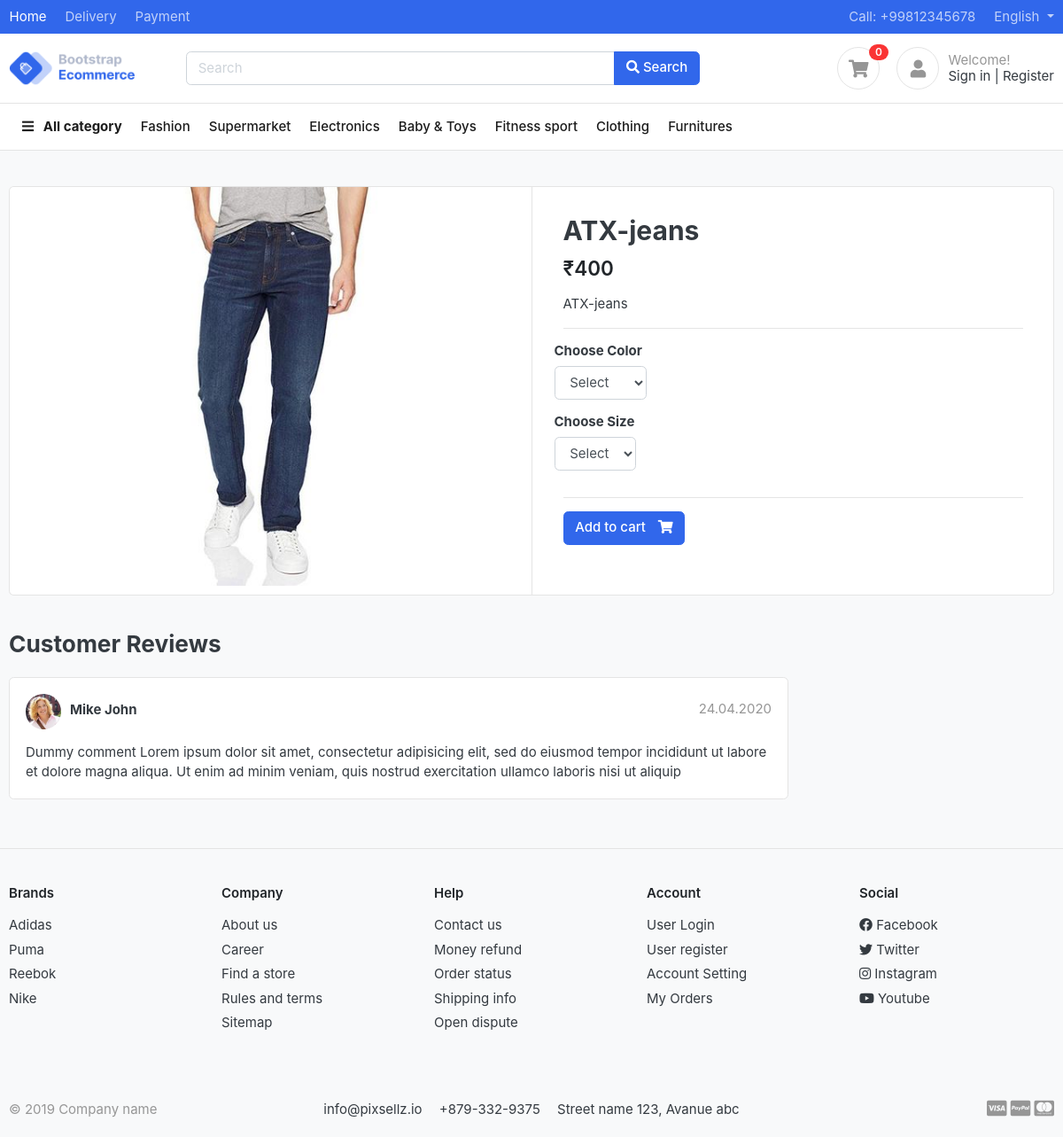
/store/category/jeans/atx-jeans/, run on the app's committed database.
### product_store/models.py (models this page shows, shortened)
class Product(models.Model):
    product_name = models.CharField(max_length=200, unique=True)
    product_slug = models.SlugField(max_length=200, unique=True)
    product_description = models.TextField(max_length=500, blank=True)
    product_price = models.IntegerField()
    product_image = models.ImageField(upload_to='photos/products')
    product_stock = models.IntegerField()
    product_availability = models.BooleanField(default=True)
    category_name = models.ForeignKey(Product_category, on_delete=models.CASCADE)
    created_at = models.DateTimeField(auto_now_add=True)
    modified_at = models.DateTimeField(auto_now=True)

### product_store/views.py (the view)
# urls.py: path('category/<slug:category_slug>/<slug:product_slug>/', views.product_detail, name='single_product_detail'),
def product_detail(request, category_slug, product_slug):
    try:
        single_product_detail = Product.objects.get(category_name__product_slug=category_slug, product_slug=product_slug)
        in_cart = CartItem.objects.filter(cart__cart_id=_get_cart_id(request), product=single_product_detail).exists()
    except Exception as e:
        raise e
    context = {
        'single_product_detail':single_product_detail,
        'in_cart':in_cart,
    }
    return render(request, 'product_store/product_detail.html', context)

### carts/context_processors.py (called while the page is built)
def counter(request):
    cart_count = 0
    if 'admin' in request.path:
        return {}
    else:
        try:
            cart = Cart.objects.filter(cart_id=_get_cart_id(request))
            cart_items = CartItem.objects.all().filter(cart=cart[:1])
            for cart_item in cart_items:
                cart_count+=cart_item.quantity
        except Cart.DoesNotExist:
            cart_count=0
    return dict(cart_count=cart_count)

### carts/views.py (called while the page is built)
def _get_cart_id(request):
    cart = request.session.session_key
    if not cart:
        cart=request.session.create()
    return cart

### product_category/context_processors.py (called while the page is built)
def menu_links(request):
    links = Product_category.objects.all()
    return dict(links=links)

### product_category/models.py (called while the page is built)
    def get_category_url(self):
        return reverse('products_by_category', args=[self.product_slug])

### product_store/models.py (called while the page is built)
    def colors(self):
        return super(VariationManager, self).filter(variation_category='color', is_active=True)

    def sizes(self):
        return super(VariationManager, self).filter(variation_category='size', is_active=True)

### templates/product_store/product_detail.html (shortened to what this page needs)
{% extends 'base.html' %}
{% load static %}
{% block content %}
<section class="section-content padding-y bg">
    <div class="container">
    <div class="card">
        <div class="row no-gutters">
            <aside class="col-md-6">
    <article class="gallery-wrap">
        <div class="img-big-wrap">
           <a href="#"><img src="{{ single_product_detail.product_image.url }}"></a>
        </div>
    </article>
            </aside>
              <main class="col-md-6 border-left">
      <article class="content-body">
      <h2 class="title">{{ single_product_detail.product_name }}</h2>
      <div class="mb-3">
          <var class="price h4">₹{{ single_product_detail.product_price }}</var>
      </div>
      <p>{{ single_product_detail.product_name }}</p>
      <hr>
          <div class="row">
              <div class="item-option-select">
                  <h6>Choose Color</h6>
                  <select name="color" class="form-control">
                      <option value="" disabled selected>Select</option>
                  </select>
              </div>
          </div>
            <div class="row">
              <div class="item-option-select">
                  <h6>Choose Size</h6>
                  <select name="size" class="form-control">
                      <option value="" disabled selected>Select</option>
                  </select>
              </div>
          </div>
          <hr>
          {% if single_product_detail.product_stock <= 0 %}
            <h5 class='text-danger'>Out of stock</h5>
          {% else %}
            <button type="submit" class="btn  btn-primary"> <span class="text">Add to cart</span> <i class="fas fa-shopping-cart"></i>  </button>
          {% endif %}
      </article>
              </main>
        </div>
    </div>
    <br>
    <div class="row">
                <div class="col-md-9">
        <header class="section-heading">
            <h3>Customer Reviews </h3>
        </header>
        <article class="box mb-3">
            <div class="icontext w-100">
                <img src="./images/avatars/avatar1.jpg" class="img-xs icon rounded-circle">
                <div class="text">
                    <span class="date text-muted float-md-right">24.04.2020 </span>
                    <h6 class="mb-1">Mike John </h6>
                </div>
            </div>
            <div class="mt-3">
                <p>
                    Dummy comment Lorem ipsum dolor sit amet, consectetur adipisicing elit, sed do eiusmod
                    tempor incididunt ut labore et dolore magna aliqua. Ut enim ad minim veniam,
                    quis nostrud exercitation ullamco laboris nisi ut aliquip
                </p>
            </div>
        </article>
        </div>
    </div>
    </div>
    </section>
{% endblock %}

### static/css/ui.css (style rules this page uses)
html { font-family: "Inter", sans-serif; font-size: 15px; }
.content-body { flex: 1 1 auto; padding: 2rem 2.3rem; }
.img-xs, .img-sm, .img-md, .img-lg { -o-object-fit: cover; object-fit: cover; flex-shrink: 0; flex-grow: 0; }
.img-xs { width: 40px; height: 40px; }
.padding-y { padding-top: 40px; padding-bottom: 40px; }
var { font-style: normal; }
article:after, .form-group:after { display: block; clear: both; content: ""; }
.bg { background-color: #f8f9fa; }
.section-heading { margin-bottom: 20px; margin-top: 15px; }
p:last-child { margin-bottom: 0; }
.btn .text + i { margin-left: 10px; }
.icontext { display: inline-flex; align-items: center; vertical-align: middle; }
.icontext .text { width: 100%; line-height: 1.2; }
.icontext .icon { position: relative; margin-right: 10px; flex-shrink: 0; flex-grow: 0; }
.price { font-weight: 600; color: #212529; }
.box { padding: 18px; background: #fff; border-radius: 0.37rem; border: 1px solid #e4e4e4; }
.box img { max-width: 100%; }
.gallery-wrap .img-big-wrap { margin-bottom: 10px; border-radius: 0.37rem; overflow: hidden; background-color: #fff; }
.gallery-wrap .img-big-wrap a { text-align: center; display: block; }
.gallery-wrap .img-big-wrap img { height: 450px; width: auto; display: inline-block; cursor: zoom-in; }
.item-option-select { margin-bottom: 1rem; display: inline-block; margin-right: 15px; }

### data on the page
Product: product_image (picture), product_name "ATX-jeans", product_price "400"

### other printed values
{{ cart_count }} "0"
